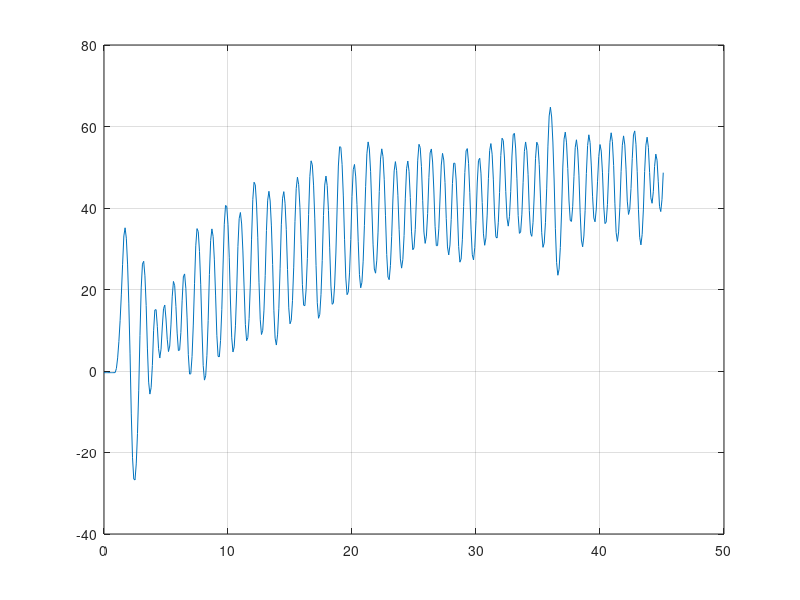

The MATLAB source for this figure:
load('on_va_y_arriver_chef.txt')
t = on_va_y_arriver_chef(:, 1) ; 
y = on_va_y_arriver_chef(:, 6) ;
%y2 = on_va_y_arriver_chef(:, 5) ; 
plot (t, y) ; 
grid ; 